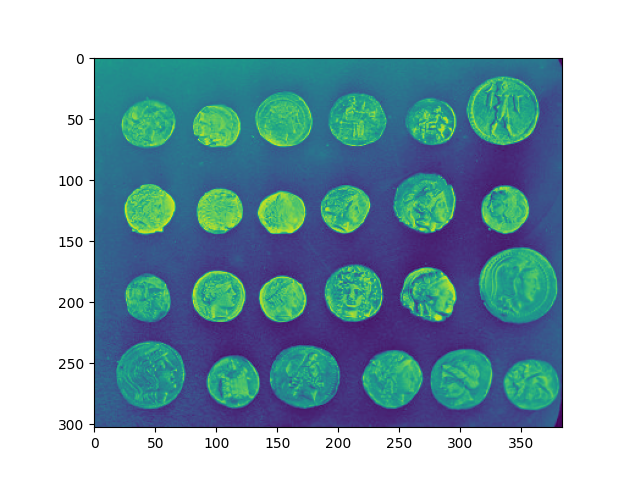
#> input picture Photos/Figure_1.png, 640 x 480 px, found by its file name
$ python test3.py
#> lines starting #> are read from the running program, lines starting #| are printed output that depends on the picture
import cv2

# path
path = r'Figure_1.png'

# Using cv2.imread() method
# Using 0 to read image in grayscale mode
image = cv2.imread(path, 0)
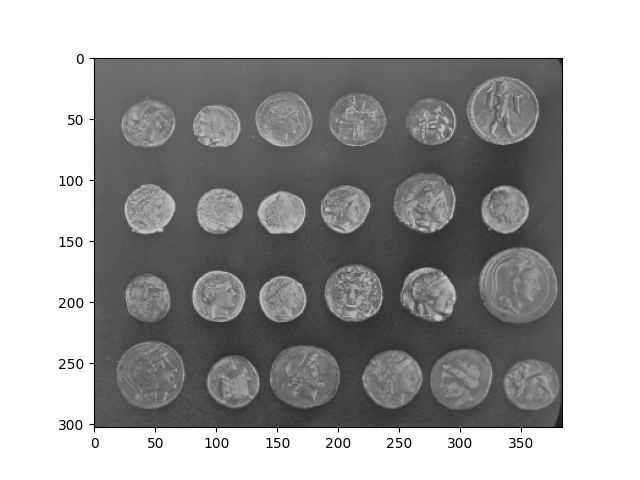
#> image: shape (480, 640); min 0, max 255, mean 164.2

# Displaying the image
cv2.imshow('image', image)
cv2.waitKey(0)
cv2.destroyAllWindows()


# Extracting the height and width of an image -> shape is a tuple
# h, w = image.shape[:2]
# Displaying the height and width
# print("Height = {},  Width = {}".format(h, w))
# print(image.shape)


# Extracting RGB values.
# Here we have randomly chosen a pixel
# by passing in 100, 100 for height and width.
# (B, G, R) = image[100, 100]

# Displaying the pixel values
# print("R = {}, G = {}, B = {}".format(R, G, B))

# We can also pass the channel to extract
# the value for a specific channel
# B = image[100, 100, 0]
# print("B = {}".format(B))

$ run again, with Photos/Figure_4.png copied over Photos/Figure_1.png
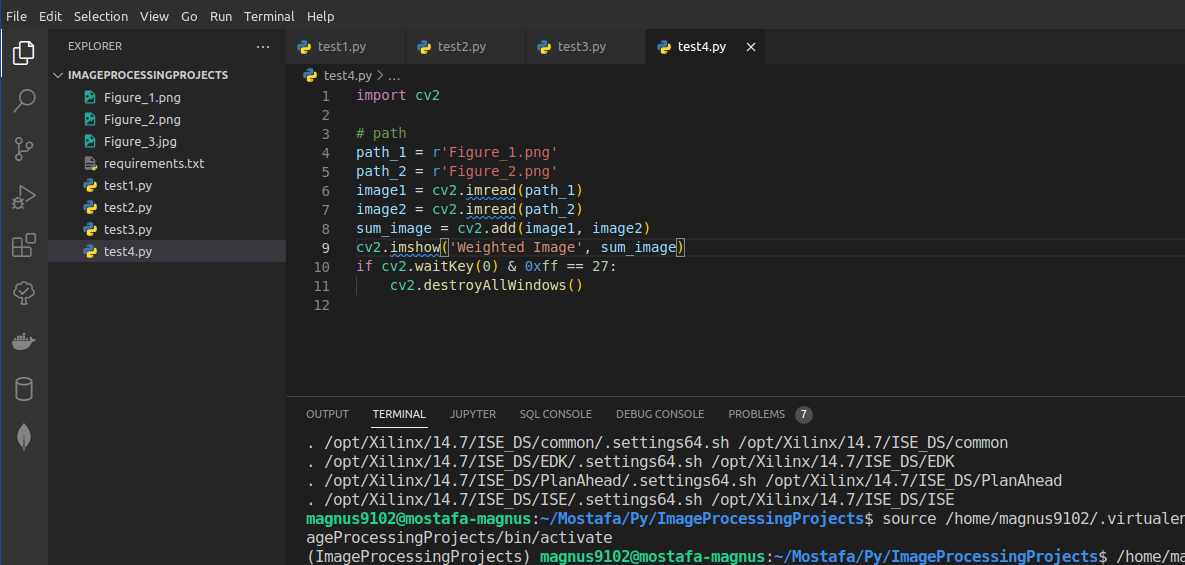
#> input picture Photos/Figure_4.png, 1185 x 565 px, found by its file name
#> `image = cv2.imread(path, 0)`:
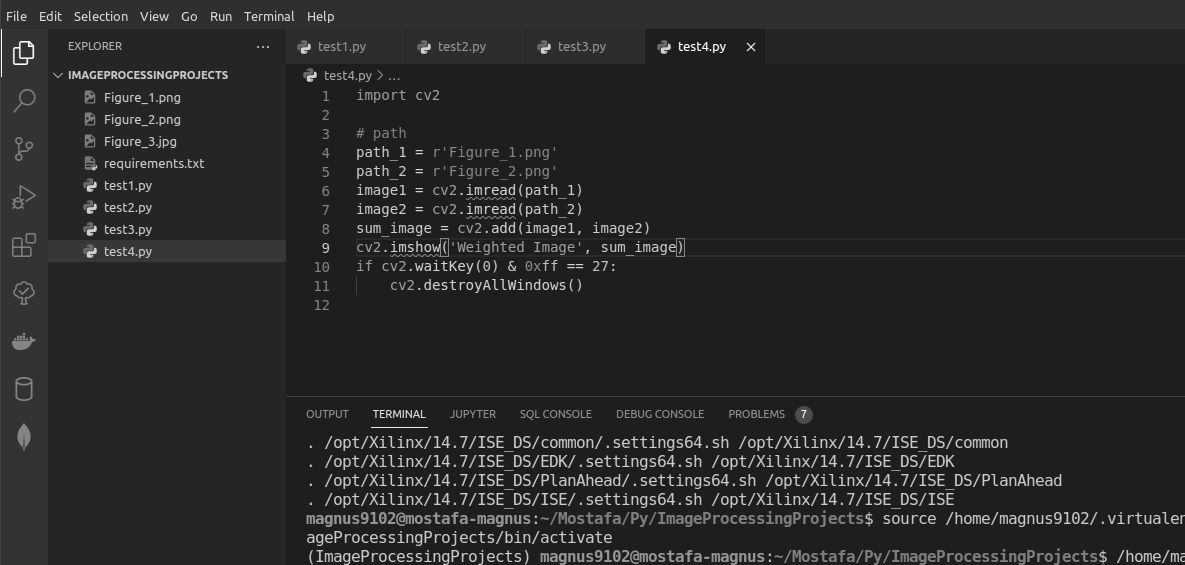
#> image: shape (565, 1185); min 29, max 255, mean 40.4
